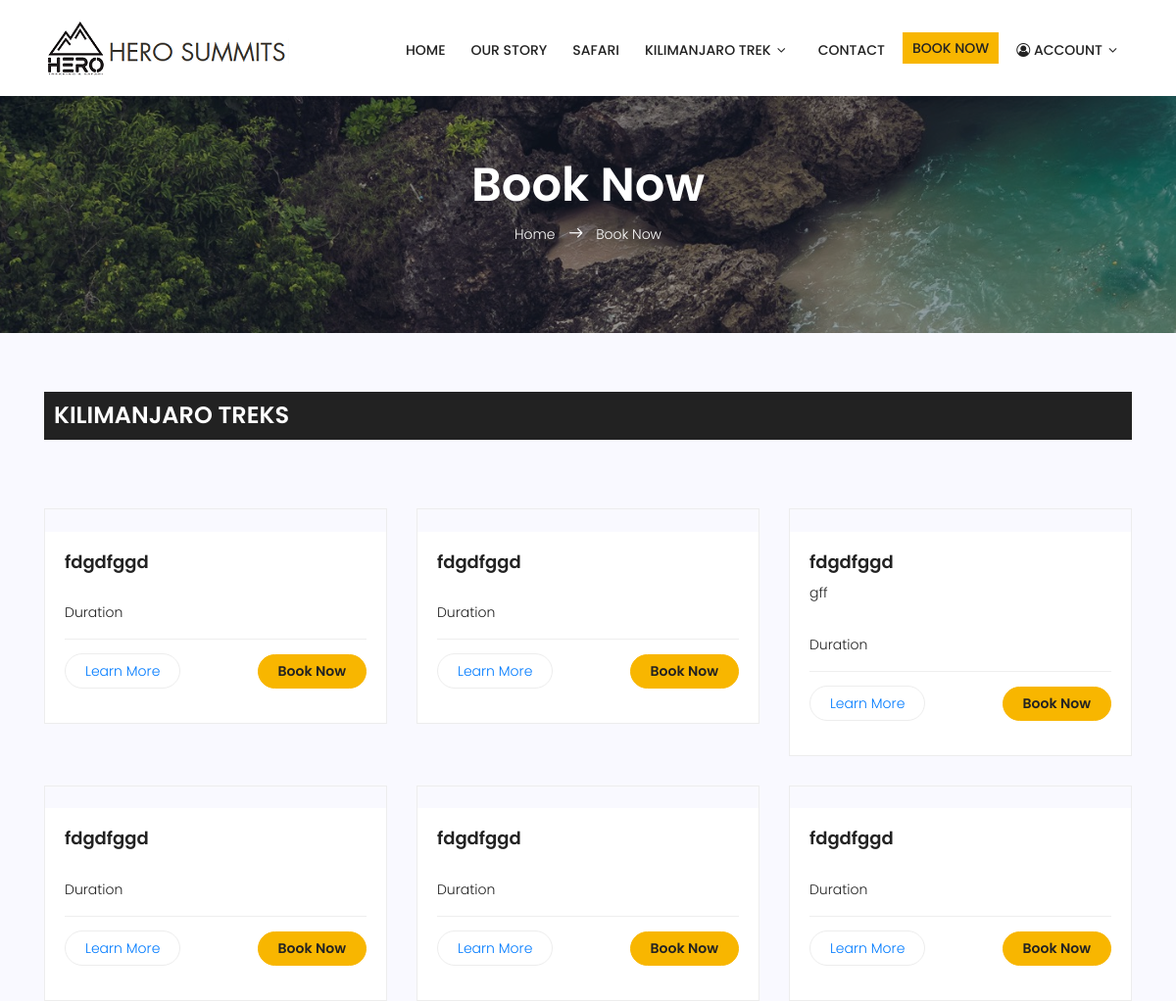
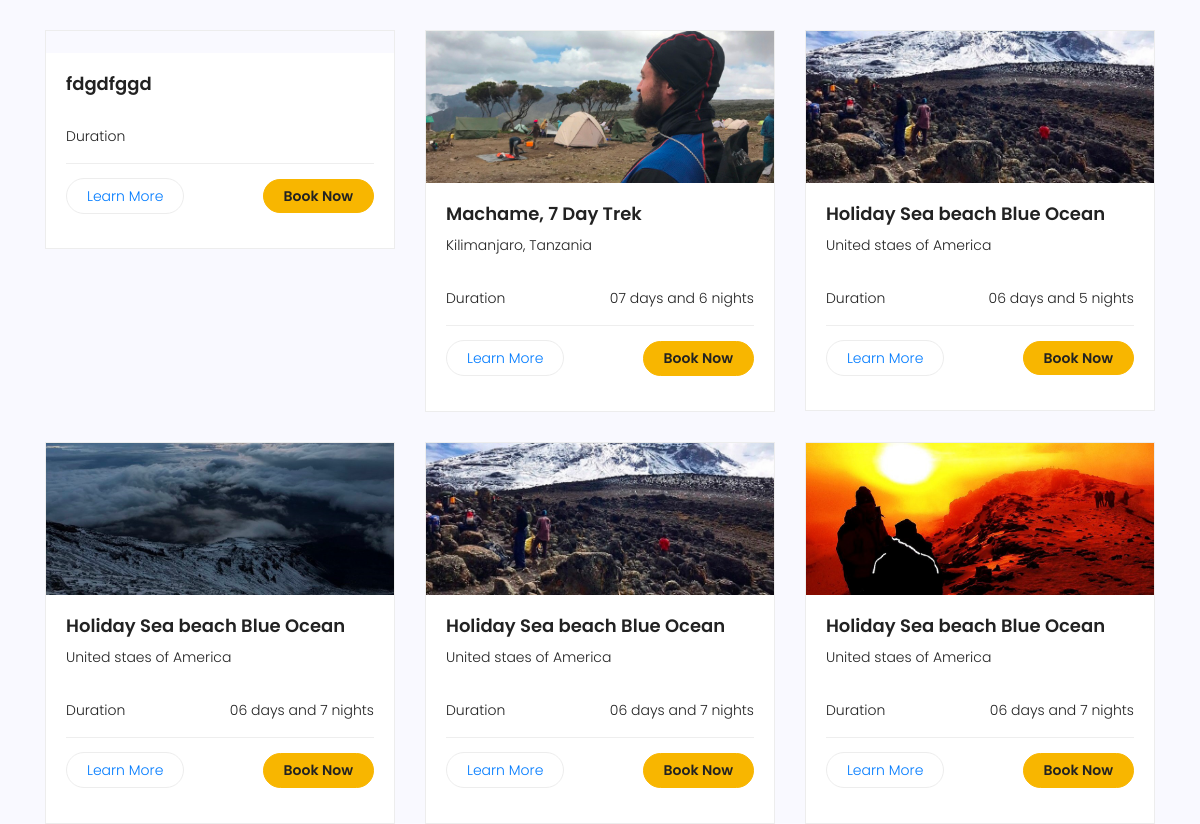
The app's page /index.php/trip_book/trip_show (upper part), older data (2 pictures, top to bottom).
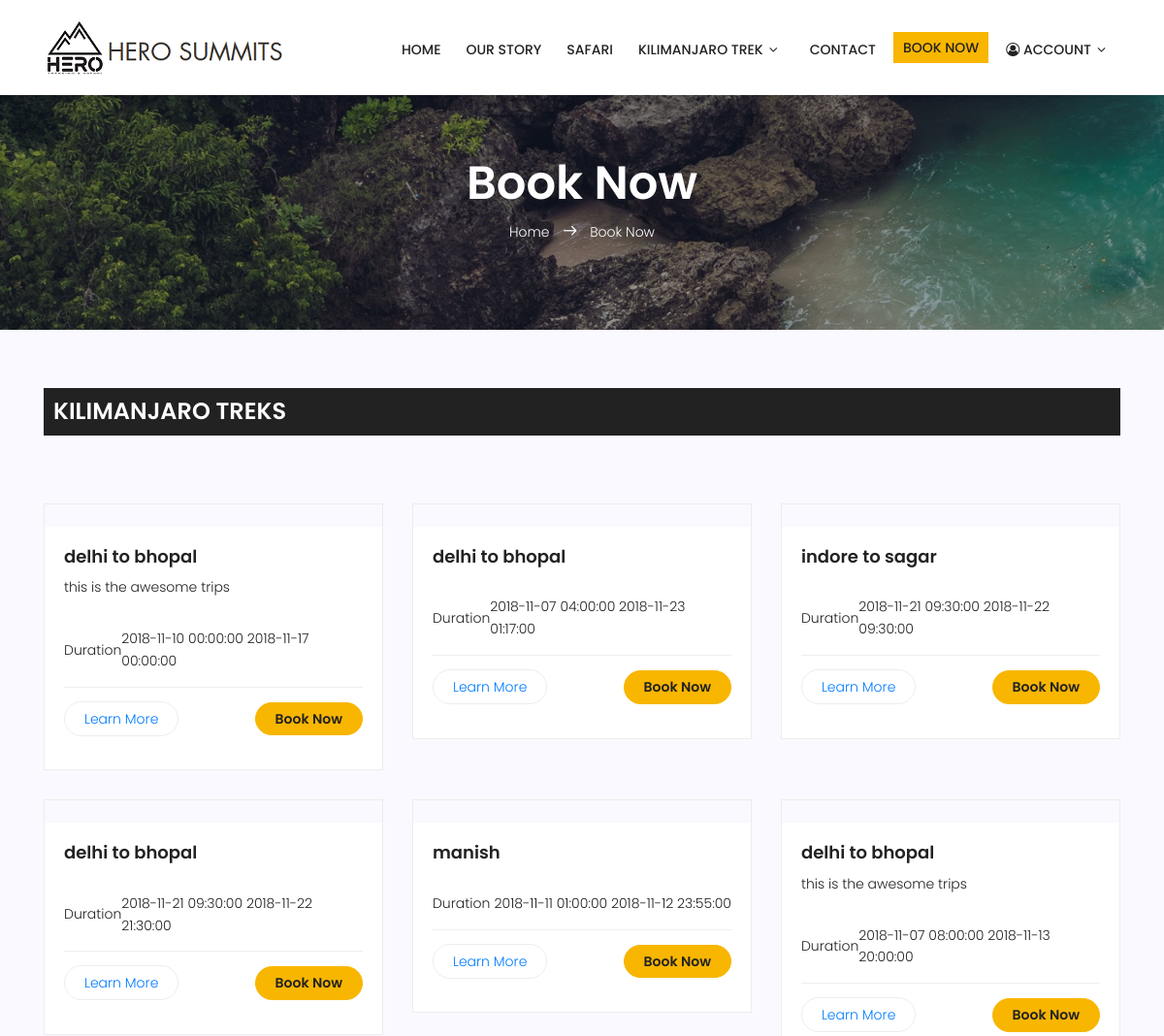
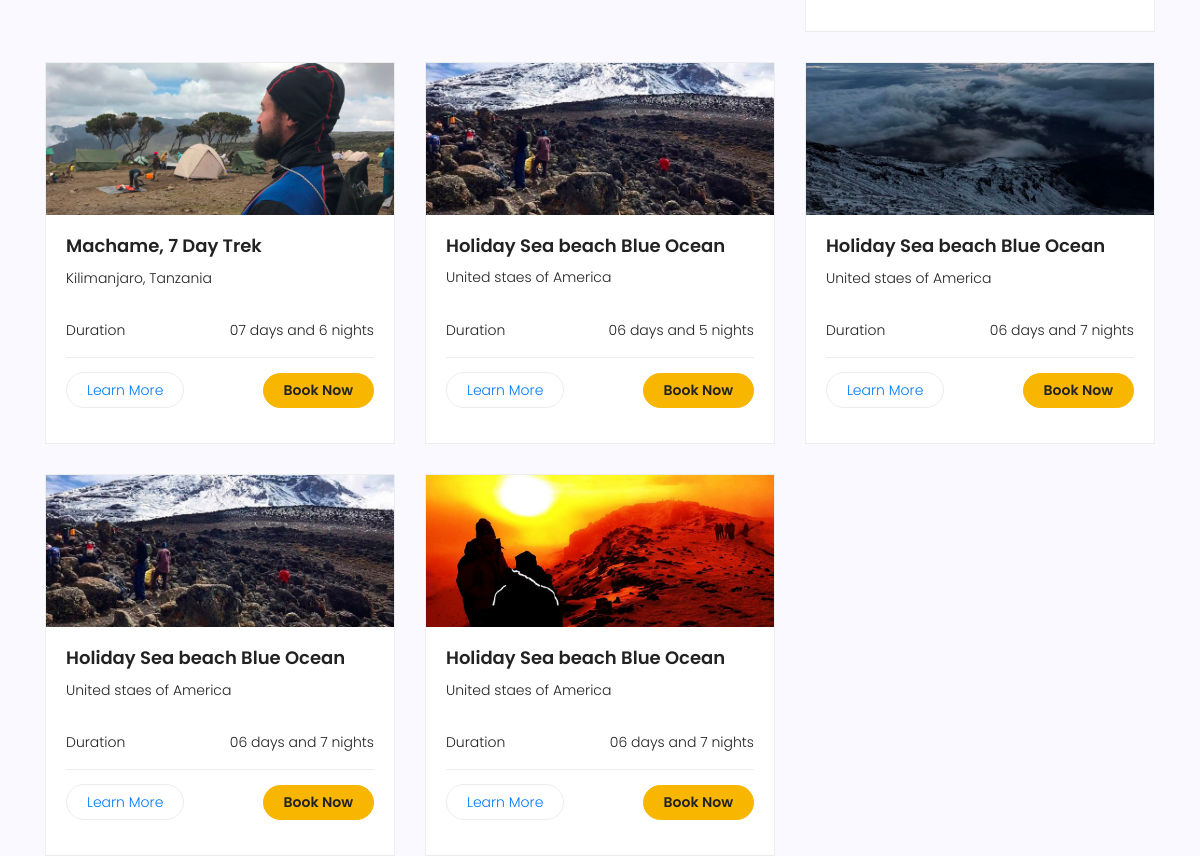
The same page, newer data (2 pictures, top to bottom).
### tables this page shows
CREATE TABLE `trip_table` (
  `id` int(11) NOT NULL,
  `trip_title` varchar(255) NOT NULL,
  `trip_description` varchar(255) DEFAULT NULL,
  `trip_start_date` datetime NOT NULL,
  `trip_end_date` datetime NOT NULL,
  `start_place` varchar(255) DEFAULT NULL,
  `end_place` varchar(255) DEFAULT NULL,
  `trip_extra_date` tinyint(1) NOT NULL DEFAULT '0',
  `extra_price` int(11) DEFAULT '0',
  `person_price` varchar(255) NOT NULL,
  `image` varchar(255) DEFAULT NULL,
  `hotel_price` int(11) DEFAULT NULL,
  `day_count` varchar(255) DEFAULT NULL,
  `picup_price` int(11) DEFAULT NULL,
  `drop_off_price` int(11) DEFAULT NULL,
  `active` int(11) NOT NULL DEFAULT '1',
  `status` int(11) NOT NULL DEFAULT '1',
  `created_by` int(11) NOT NULL,
  `created_date` timestamp NOT NULL DEFAULT CURRENT_TIMESTAMP,
  `updated_date` timestamp NOT NULL DEFAULT '0000-00-00 00:00:00' ON UPDATE CURRENT_TIMESTAMP
);

### application/controllers/Trip_Book.php (called while the page is built, shortened)
<?php
class Trip_Book extends CI_Controller {
        public function __construct()
        {
                $this->load->model('Trip_Book_model');
				$this->load->library('session');
				}
function trip_show(){
   	  $query= $this->db->query('select * from trip_table');
      $all['trip'] =$query->result();
      $this->load->view('book-now',$all);
   }
}

### index.php (called while the page is built, shortened)
<?php
require_once BASEPATH.'core/CodeIgniter.php';

### application/views/book-now.php (the view, shortened to what the changed rows need)
  <?php include('header.php'); ?>
			<section class="about-banner relative">
				<div class="container">
					<div class="row d-flex align-items-center justify-content-center">
						<div class="about-content col-lg-12">
							<h1 class="text-white">
								Book Now
							</h1>
						</div>
					</div>
				</div>
			</section>
			<section class="destinations-area section-gap">
				<div class="container">
				  <div class="row d-flex justify-content-center">
		                <div class="menu-content pb-30 col-lg-12">
		                    <div class="title">
		                        <h1 class="mb-10 trek-title">KILIMANJARO TREKS</h1>
		                      </div>
		                </div>
		            </div>
					<div class="row">
						<?php foreach($trip as $row){?>
						<div class="col-lg-4">
							<div class="single-destinations">
								<div class="thumb">
								</div>
								<div class="details">
									<h4><?php echo $row->trip_title ?></h4>
									<p>
										<?php echo $row->trip_description ?>
									</p>
									<ul class="package-list">
										<li class="d-flex justify-content-between align-items-center">
											<span>Duration</span>
											<span><?php echo $row->trip_start_date ." ". $row->trip_end_date  ?></span>
										</li>
										<li class="d-flex justify-content-between align-items-center">
											<span><a href="#">Learn More</a></span>
											<a href="<?php echo site_url('Trip_book/machame_trek')."/".$row->id; ?>" class="price-btn">Book Now</a>
										</li>
									</ul>
								</div>
							</div>
						</div>
						<?php }?>
					</div>
				</div>
			</section>
<?php include('footer.php'); ?>

Row changes from the older to the newer data that the page shows:
removed trip_table: trip_title "fdgdfggd"
removed trip_table: trip_title "fdgdfggd"
removed trip_table: trip_title "fdgdfggd", trip_description "gff"
removed trip_table: trip_title "fdgdfggd"
removed trip_table: trip_title "fdgdfggd"
removed trip_table: trip_title "fdgdfggd"
removed trip_table: trip_title "fdgdfggd"
added trip_table: trip_title "delhi to bhopal", trip_description "this is the awesome trips", trip_start_date "2018-11-10 00:00:00", trip_end_date "2018-11-17 00:00:00"
added trip_table: trip_title "delhi to bhopal", trip_start_date "2018-11-07 04:00:00", trip_end_date "2018-11-23 01:17:00"
added trip_table: trip_title "indore to sagar", trip_start_date "2018-11-21 09:30:00", trip_end_date "2018-11-22 09:30:00"
added trip_table: trip_title "delhi to bhopal", trip_start_date "2018-11-21 09:30:00", trip_end_date "2018-11-22 21:30:00"
added trip_table: trip_title "manish", trip_start_date "2018-11-11 01:00:00", trip_end_date "2018-11-12 23:55:00"
added trip_table: trip_title "delhi to bhopal", trip_description "this is the awesome trips", trip_start_date "2018-11-07 08:00:00", trip_end_date "2018-11-13 20:00:00"
